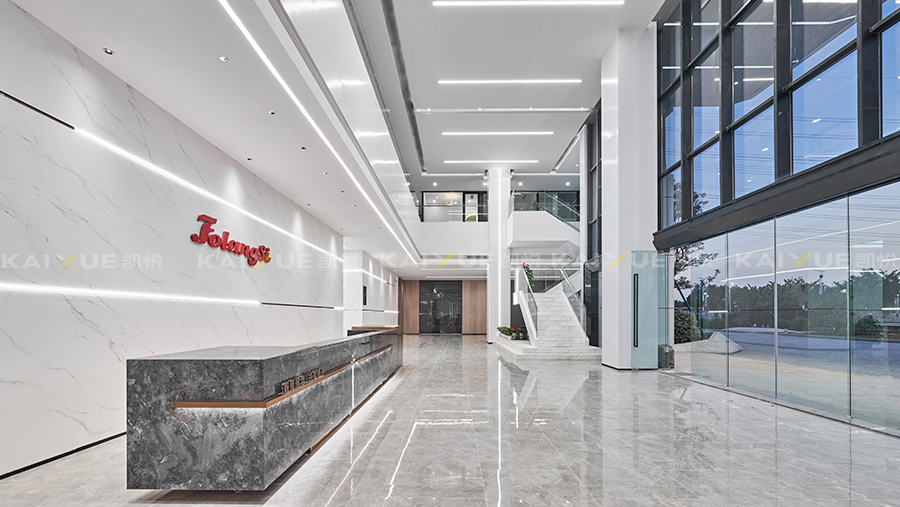
#> input picture computer_vision/上课练习/第四章 显著性检测/22.jpg, 900 x 507 px
$ python saliency__min_directional.py
#> lines starting #> are read from the running program, lines starting #| are printed output that depends on the picture; after the words box and inside, x2 and y2 are one past the last pixel; in counts of white or black regions, pixels touching at a corner belong together
"""
教学示例：saliency  min directional

- 功能：演示 显著性检测 中与“saliency  min directional”相关的核心流程。
- 主要数据结构：通常使用 numpy 数组保存图像矩阵，必要时再用列表或字典保存统计结果。
- 这样设置的原因：把参数、卷积核和阈值显式写出来，便于零基础同学逐行观察修改前后的效果。
"""
from pathlib import Path

import cv2
import numpy as np
import matplotlib.pyplot as plt

BASE_DIR = Path(__file__).resolve().parent

def local_path(name: str) -> str:
    """返回脚本目录下的资源路径，避免依赖当前工作目录。"""
    return str(BASE_DIR / name)
# 1. 设置字体为 SimHei (黑体)，解决中文显示问题
plt.rcParams['font.sans-serif'] = ['SimHei']

# 2. 解决保存图像时负号 '-' 显示为方块的问题
plt.rcParams['axes.unicode_minus'] = False
from collections import Counter

def calculate_min_directional_contrast(image_path, kernel_size=5):
    """
    基于最小方向对比度 (Minimum Directional Contrast, MDC) 的显著性检测
    原理: 计算像素在多个方向上的局部对比度，取最小值以抑制单向纹理背景。
    """
#> called with image_path = 'computer_vision/上课练习/第四章 显著性检测/22.jpg', kernel_size = 9
    # 1. 读取图像并转为灰度 (方向对比度通常在亮度通道计算最有效)
    img_bgr = cv2.imread(image_path)
#> img_bgr is the input picture: shape (507, 900, 3); mean B, G, R 170.3, 167.4, 166.2
    if img_bgr is None:
        raise ValueError("无法读取图像")

    img_gray = cv2.cvtColor(img_bgr, cv2.COLOR_BGR2GRAY).astype(np.float32)
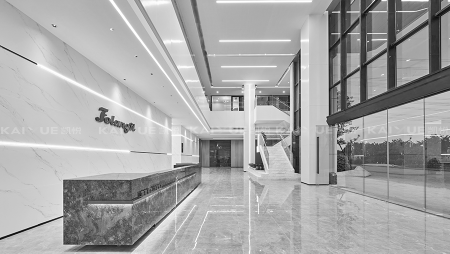
#> img_gray: shape (507, 900) float32 (shown at 1/2 size); min 0, max 255, mean 167.4
    h, w = img_gray.shape

    # 2. 定义方向算子 (4个方向: 0°, 45°, 90°, 135°)
    # 这里使用简单的中心差分思想：计算中心像素与周围像素在特定方向上的最大差值
    # 为了简化，我们构建4个方向的差分核，或者直接滑动窗口计算

    # 初始化存储4个方向对比度的列表
    directional_contrasts = []

    # 定义半核大小
    half_k = kernel_size // 2

    # 为了提高速度，使用卷积方式近似计算方向对比度
    # 构造4个方向的差分滤波器 (中心为0, 两端为1和-1的变体，或者简单的梯度算子)
    # 这里采用一种更直观的方法：计算中心区域与四个方向邻域的平均值之差的绝对值

    # 方法：对于每个方向，计算 "中心像素值" 与 "该方向上邻域像素平均值" 的差
    # 实际上，更高效的是使用预定义的卷积核来提取特定方向的边缘强度，然后取最小值是不对的。
    # 修正逻辑：MDC 通常指 "Local Contrast in Direction d" = |I(center) - I(neighbor_d)|
    # 我们计算4个方向的局部反差，然后取 min。

    # 让我们构建4个方向的掩膜，用于计算中心与特定方向邻域的差
    # 方向定义:
    # 0: 水平 (左/右)
    # 1: 垂直 (上/下)
    # 2: 对角线 (左上/右下)
    # 3: 反对角线 (右上/左下)

    contrasts = np.zeros((h, w, 4), dtype=np.float32)

    # 使用卷积来加速计算 "中心与邻域的差"
    # 构造核：中心为1，邻域为 -1/N (N为邻域像素数)
    # 但为了简单且符合“对比度”定义，我们直接计算 |Center - Mean(Direction)|

    # 为了代码简洁和效率，这里使用形态学或卷积近似
    # 定义4个方向的线性结构元素，用于获取邻域均值
    kernels = [
        cv2.getStructuringElement(cv2.MORPH_RECT, (kernel_size, 1)),  # 水平
        cv2.getStructuringElement(cv2.MORPH_RECT, (1, kernel_size)),  # 垂直
        None,  # 45度 (需自定义)
        None  # 135度 (需自定义)
    ]

    # 自定义对角线核
    diag_k = np.zeros((kernel_size, kernel_size), dtype=np.uint8)
    for i in range(kernel_size):
        diag_k[i, i] = 1
    kernels[2] = diag_k

    anti_diag_k = np.zeros((kernel_size, kernel_size), dtype=np.uint8)
    for i in range(kernel_size):
        anti_diag_k[i, kernel_size - 1 - i] = 1
    kernels[3] = anti_diag_k

    # 计算每个方向的邻域均值
    means = []
    for k in kernels:
        # 注意：filter2D 默认处理边界，这里简单处理
        mean_img = cv2.filter2D(img_gray, -1, k / np.sum(k))
        means.append(mean_img)
#> this loop made 4 passes
#> pass 3, in calculate_min_directional_contrast, `mean_img = cv2.filter2D(img_gray, -1, k / np.sum(k))`:
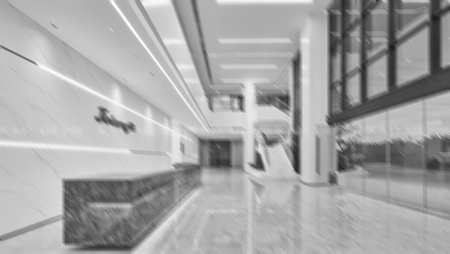
#> mean_img: shape (507, 900) float32 (shown at 1/2 size); min 24.56, max 255, mean 167.4
#> after the loop, means = 4 items

    # 计算中心像素 (可以用原图近似，或者也用一个小核平滑一下中心)
    # 严格来说，中心就是 img_gray 本身 (或者去除噪声后的版本)
    # 对比度 = | Center - Mean_Direction |
    # 为了防止中心本身就是噪点，我们可以用 3x3 均值代表中心
    center_mean = cv2.blur(img_gray, (3, 3))

    for i in range(4):
        diff = cv2.absdiff(center_mean, means[i])
        contrasts[:, :, i] = diff
#> this loop made 4 passes
#> pass 1, in calculate_min_directional_contrast, `diff = cv2.absdiff(center_mean, means[i])`:
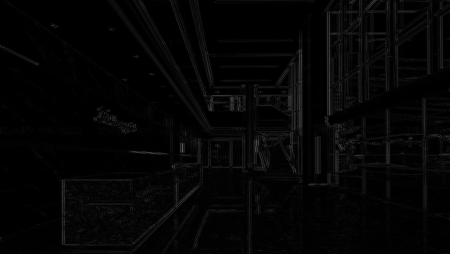
#> diff: shape (507, 900) float32 (shown at 1/2 size); min 0, max 109.6, mean 5
#> after the loop:
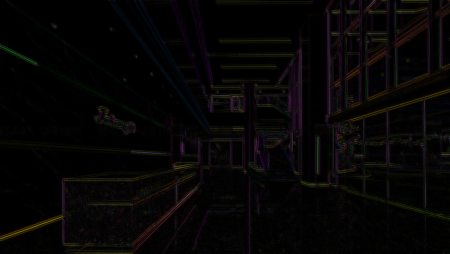
#> contrasts: shape (507, 900, 4) float32 (shown at 1/2 size); mean of channels 0, 1, 2, 3 5, 5.3, 6.6, 6.5; drawn as B, G, R

    # 3. 取最小方向对比度 (Minimum Directional Contrast)
    # 轴2是方向维度
    mdc_map = np.min(contrasts, axis=2)
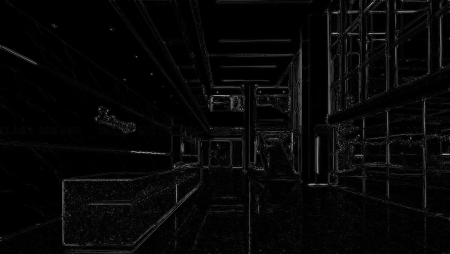
#> mdc_map: shape (507, 900) float32 (shown at 1/2 size); min 0, max 75.44, mean 2.1; drawn with min black and max white

    # 4. 归一化
    mdc_map = cv2.normalize(mdc_map, None, 0, 255, cv2.NORM_MINMAX)
    mdc_map = mdc_map.astype(np.uint8)

    # 5. 后处理
    # MDC 图可能比较细碎，因为它是基于局部差分的。
    # 通常需要结合全局信息或进行较强的平滑/形态学操作来形成完整的显著区域
    # 这里应用高斯模糊和形态学闭运算来连接区域
    mdc_blur = cv2.GaussianBlur(mdc_map, (7, 7), 0)

    # 可选：自适应阈值或 Otsu
    _, binary_mask = cv2.threshold(mdc_blur, 0, 255, cv2.THRESH_BINARY + cv2.THRESH_OTSU)
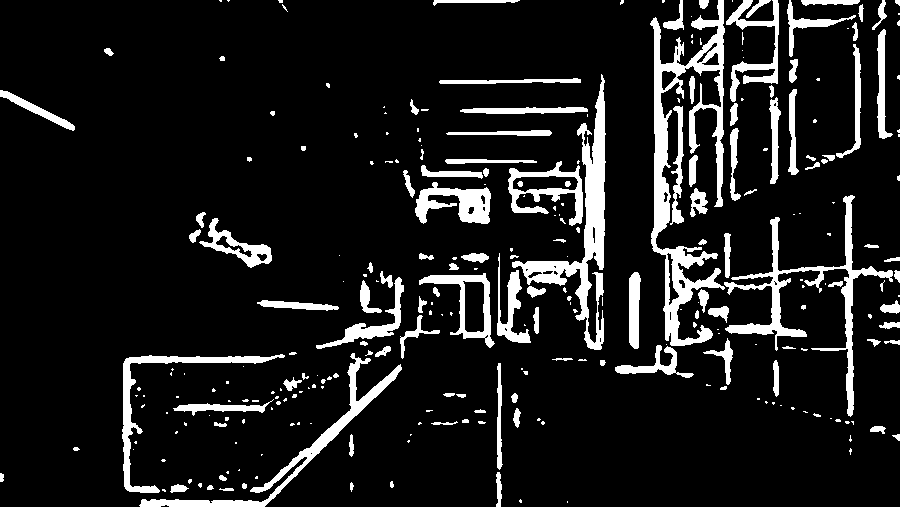
#> binary_mask: shape (507, 900); 11.1% white; 282 white regions (158 under 20 px), largest, box (x1, y1, x2, y2) and area: (650, 0, 725, 346) 7774, (512, 74, 606, 350) 5090, (724, 195, 893, 417) 4136

    # 为了效果更好，可以结合之前的 FT (全局分布) 结果
    # 纯 MDC 有时只能提取出物体的“角点”或“各向异性”部分，
    # 真正的显著性检测常将 MDC 作为权重或特征之一。
    # 但作为独立演示，我们展示纯 MDC 的效果。

    return img_bgr, mdc_map, mdc_blur, binary_mask, contrasts


# --- 主程序 ---
if __name__ == "__main__":
    image_file = local_path("22.jpg")

    import os

    if not os.path.exists(image_file):
        print(f"未找到 {image_file}，正在生成纹理背景测试图像...")
        h, w = 400, 400
        test_img = np.ones((h, w, 3), dtype=np.uint8) * 200

        # 制造强烈的单向纹理背景 (横线)
        for i in range(0, h, 4):
            # 画深灰色的横线
            cv2.line(test_img, (0, i), (w, i), (100, 100, 100), 1)

        # 添加一些纵向的弱纹理，增加复杂度
        for i in range(0, w, 20):
            cv2.line(test_img, (i, 0), (i, h), (180, 180, 180), 1)

        # 前景：一个实心圆 (各向同性，无方向性纹理)
        cv2.circle(test_img, (200, 200), 50, (0, 0, 255), -1)  # 红色圆

        # 前景：一个方块
        cv2.rectangle(test_img, (80, 80), (140, 140), (0, 255, 0), -1)  # 绿色方块

        cv2.imwrite(image_file, test_img)
        print("测试图像已生成 (横线背景 + 圆形/方形前景)。")

    try:
        original, mdc_raw, mdc_blur, mask, all_contrasts = calculate_min_directional_contrast(image_file, kernel_size=9)

        plt.figure(figsize=(20, 4))

        plt.subplot(1, 7, 1)
        plt.title("1. 原始图像\n(横线背景+物体)")
        plt.imshow(cv2.cvtColor(original, cv2.COLOR_BGR2RGB))
        plt.axis('off')

        # 展示4个方向的对比度图，帮助理解
        directions = ["0° (水平)", "90° (垂直)", "45° (对角)", "135° (反对角)"]
        for i in range(4):
            plt.subplot(1, 7, i + 2)
            plt.title(f"{i + 2}. 方向对比度: {directions[i]}")
            plt.imshow(all_contrasts[:, :, i], cmap='gray')
            plt.axis('off')

        plt.subplot(1, 7, 6)
        plt.title("6. 最小方向对比度 (MDC)\n取4个方向的最小值")
        plt.imshow(mdc_raw, cmap='gray')
        plt.axis('off')

        plt.subplot(1, 7, 7)
        plt.title("7. 最终二值化结果\n(平滑后)")
        plt.imshow(mask, cmap='gray')
        plt.axis('off')

        plt.tight_layout()
        plt.show()
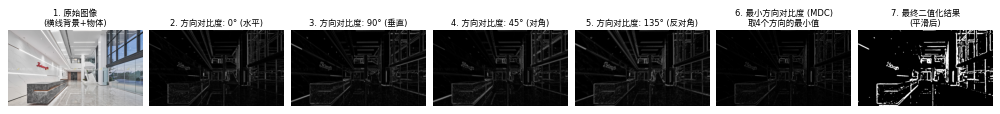
#> figure drawn by matplotlib, 7 panels

        print("分析提示：")
        print("- 在'水平方向对比度'图中，横线背景应该是黑的（因为水平方向无变化）。")
        print("- 在'垂直方向对比度'图中，横线背景应该是白的（因为垂直方向变化大）。")
        print("- 在'MDC (最小值)'图中，横线背景应该消失（因为取最小值，0和大的数取0）。")
        print("- 圆形和方形在所有方向都有对比度，所以在 MDC 图中保留了下来。")

    except Exception as e:
        print(f"发生错误: {e}")
        import traceback

        traceback.print_exc()

$ run again, with computer_vision/上课练习/第四章 显著性检测/hough.png saved as computer_vision/上课练习/第四章 显著性检测/22.jpg
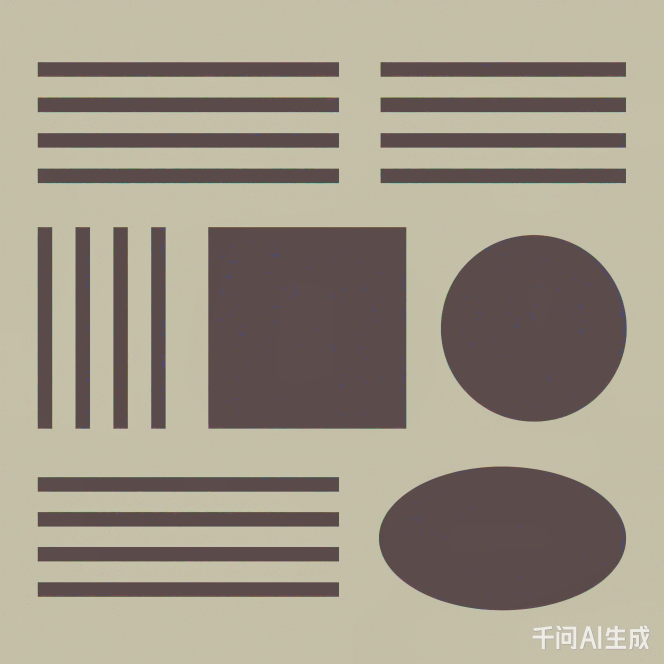
#> input picture computer_vision/上课练习/第四章 显著性检测/hough.png, 1328 x 1328 px (shown at 1/2 size)
#> in calculate_min_directional_contrast, img_bgr is the input picture: shape (1328, 1328, 3); mean B, G, R 134.9, 150.5, 158.8
#> in calculate_min_directional_contrast, `img_gray = cv2.cvtColor(img_bgr, cv2.COLOR_BGR2GRAY).astype(np.float32)`:
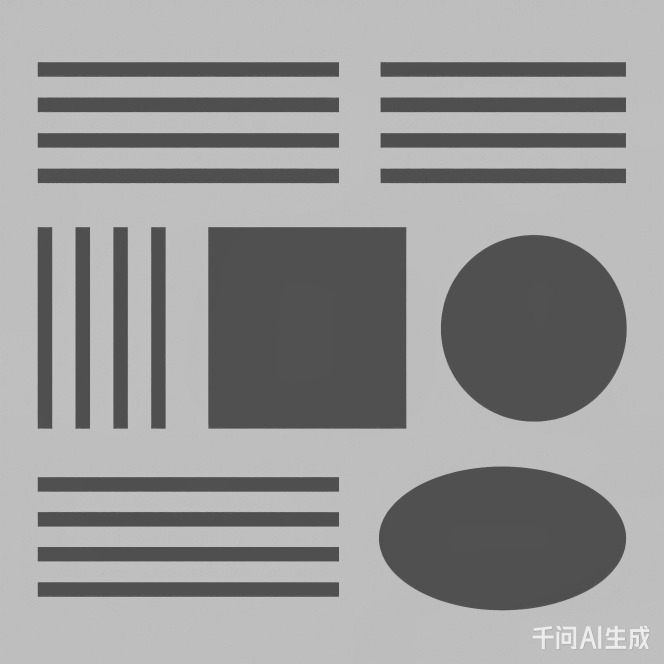
#> img_gray: shape (1328, 1328) float32 (shown at 1/2 size); min 70, max 244, mean 151.1
#> after the loop in calculate_min_directional_contrast, `for k in kernels:`: means = 4 items
#> in calculate_min_directional_contrast, `_, binary_mask = cv2.threshold(mdc_blur, 0, 255, cv2.THRESH_BINARY + c..`:
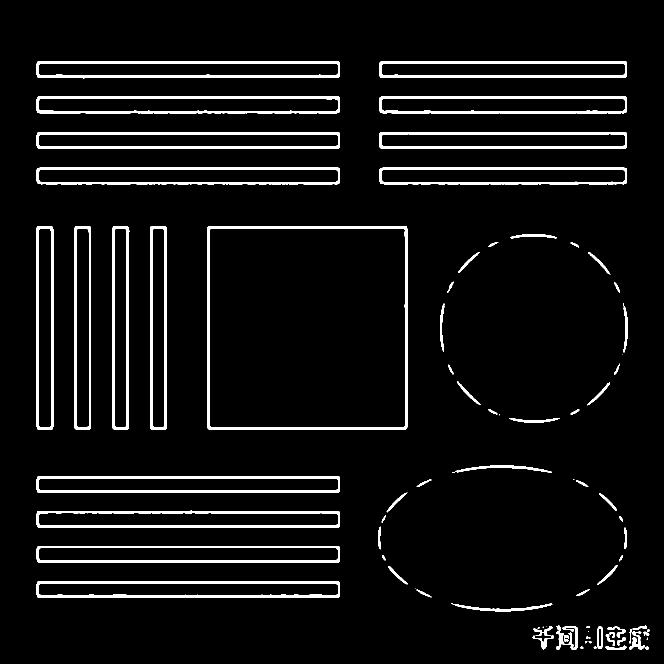
#> binary_mask: shape (1328, 1328) (shown at 1/2 size); 5.9% white; 78 white regions (11 under 20 px), largest, box (x1, y1, x2, y2) and area: (414, 452, 815, 860) 7931, (73, 1162, 680, 1196) 6918, (73, 122, 680, 157) 6620
